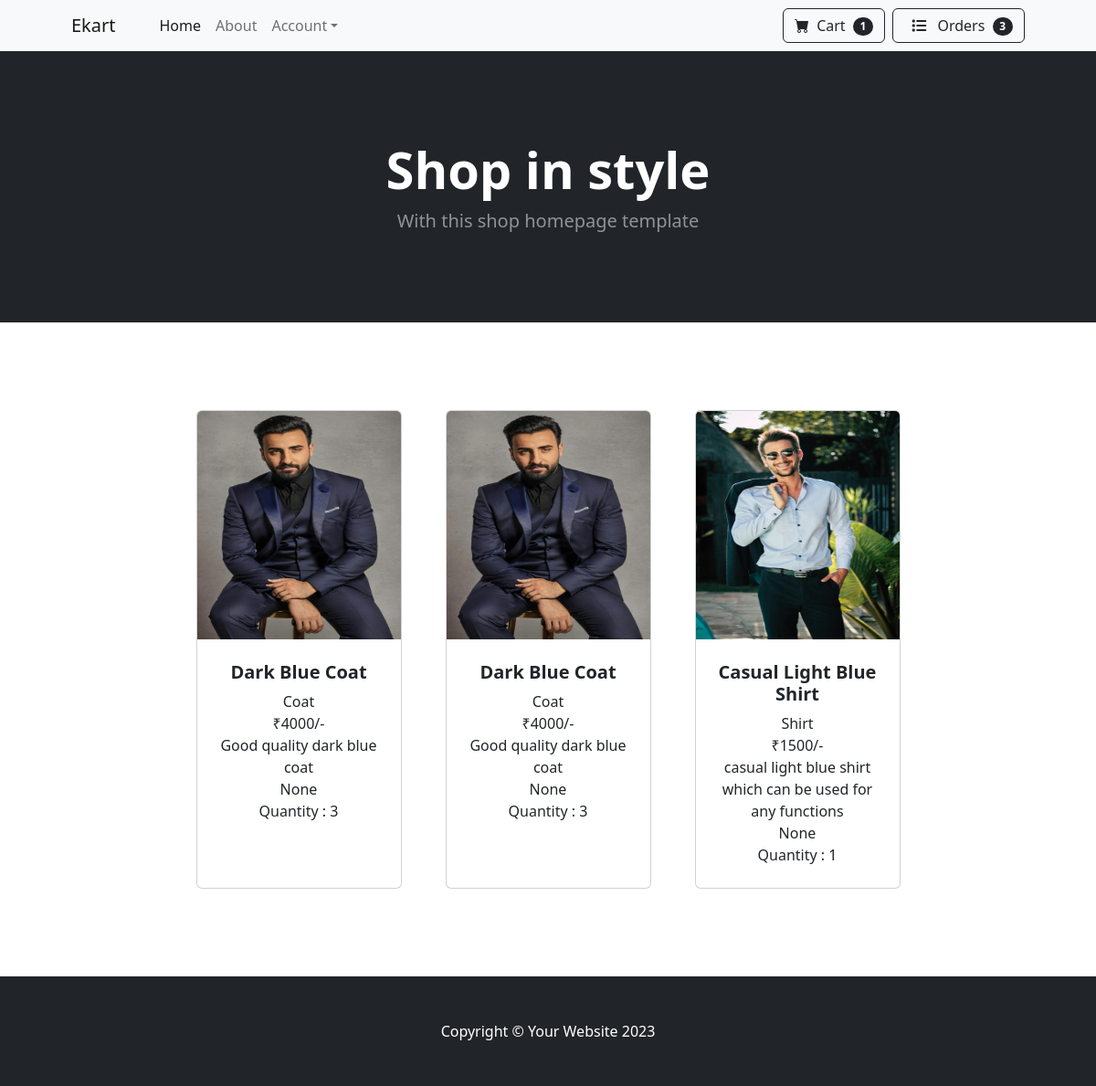
The page /list/orders (signed in) on the database its author committed.
### user_app/models.py (models this page shows)
class Orders(models.Model):
    product = models.ForeignKey(Cart,on_delete=models.CASCADE)
    user = models.ForeignKey(User,on_delete=models.CASCADE)
    address = models.TextField(max_length=200)
    email = models.EmailField()
    options =(
        ('order-placed','order-placed'),
        ('cancelled','cancelled'),
        ('dispatched','dispatched'),
        ('delivered','delivered'),
    )
    status = models.CharField(max_length=100,default='order-placed',choices=options)
    date = models.DateField(auto_now_add=True)
    exp_date = models.DateField(null=True,blank=True)

class Cart(models.Model):
    product=models.ForeignKey(Products,on_delete=models.CASCADE)
    user = models.ForeignKey(User,on_delete=models.CASCADE)
    quantity = models.PositiveIntegerField(default=1)
    date = models.DateField(auto_now_add=True)
    options =(
        ('in-cart','in-cart'),
        ('order-placed','order-placed'),
        ('cancelled','cancelled')
    )
    status = models.CharField(max_length=100,default='in-cart',choices=options)

### admin_app/models.py (models this page shows, shortened)
class Products(models.Model):
    product_name = models.CharField(max_length=100)
    price = models.PositiveIntegerField()
    description = models.TextField(max_length=100)
    rating = models.PositiveIntegerField(null=True,blank=True)
    image = models.ImageField(upload_to='images')
    category = models.ForeignKey(Category,on_delete=models.CASCADE)

class Category(models.Model):
    category_name = models.CharField(max_length=100,unique=True)
    is_active = models.BooleanField(default=True)
    def __str__(self):
        return self.category_name

### user_app/views.py (the view)
# urls.py: path('list/orders',views.OrderList.as_view(),name = 'listorders_view'),
@method_decorator(login_required,name='dispatch')
class OrderList(ListView):
    model = Orders
    template_name = 'list_orders.html'
    context_object_name = 'order'
    def get_queryset(self):
        return Orders.objects.filter(user = self.request.user,status = 'order-placed')

### user_app/context_processors.py (called while the page is built)
def cart_count(request):
    if request.user.is_authenticated:
        count = Cart.objects.filter(user = request.user,status = 'in-cart').count()
        return {'count':count}
    else:
        return {'count':0}

def order_count(request):
    if request.user.is_authenticated:
        order_count = Orders.objects.filter(user = request.user,status = 'order-placed').count()
        return {'order_count':order_count}
    else:
        return {'order_count':0}

### user_app/templates/list_orders.html
{% extends 'index.html' %}
{% block content %}
<section class="py-5">
    <div class="container px-4 px-lg-5 mt-5">
        <div class="row gx-4 gx-lg-5 row-cols-2 row-cols-md-3 row-cols-xl-4 justify-content-center">
            {% for i in order %}
            <div class="col mb-5">
                <div class="card h-100 w-100">
                    <img class="card-img-top" src="{{i.product.product.image.url}}" alt="..." height="250px">
                    <div class="card-body p-4">
                        <div class="text-center">
                            <h5 class="fw-bolder">{{i.product.product.product_name}}</h5>
                            {{i.product.product.category}}<br>
                            ₹{{i.product.product.price}}/-<br>
                            {{i.product.product.description}}<br>
                            {{i.product.product.rating}}<br>
                            Quantity : {{i.product.quantity}}
                        </div>
                    </div>
                </div>
            </div>
            {% endfor %}
        </div>
    </div>
</section>
{% endblock %}

### rows shown on the page
Orders: product.product.image (picture), product.product.product_name "Dark Blue Coat", product.product.category "Coat", product.product.price "4000", product.product.description "Good quality dark blue coat", product.product.rating "None", product.quantity "3"
Orders: product.product.image (picture), product.product.product_name "Dark Blue Coat", product.product.category "Coat", product.product.price "4000", product.product.description "Good quality dark blue coat", product.product.rating "None", product.quantity "3"
Orders: product.product.image (picture), product.product.product_name "Casual Light Blue Shirt", product.product.category "Shirt", product.product.price "1500", product.product.description "casual light blue shirt which can be used for any functions", product.product.rating "None", product.quantity "1"

### other values the page prints
{{ count }} "1"
{{ order_count }} "3"
